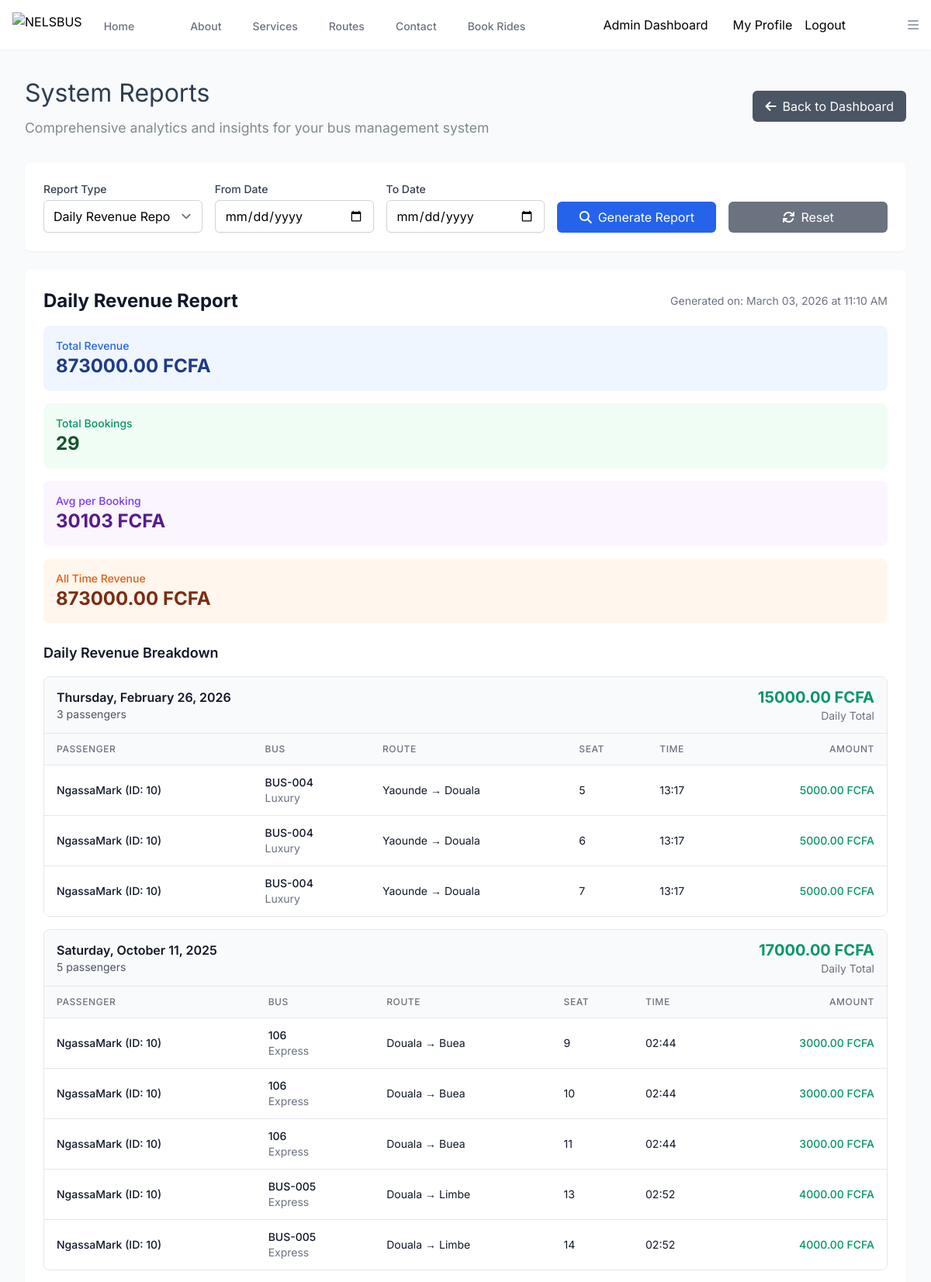
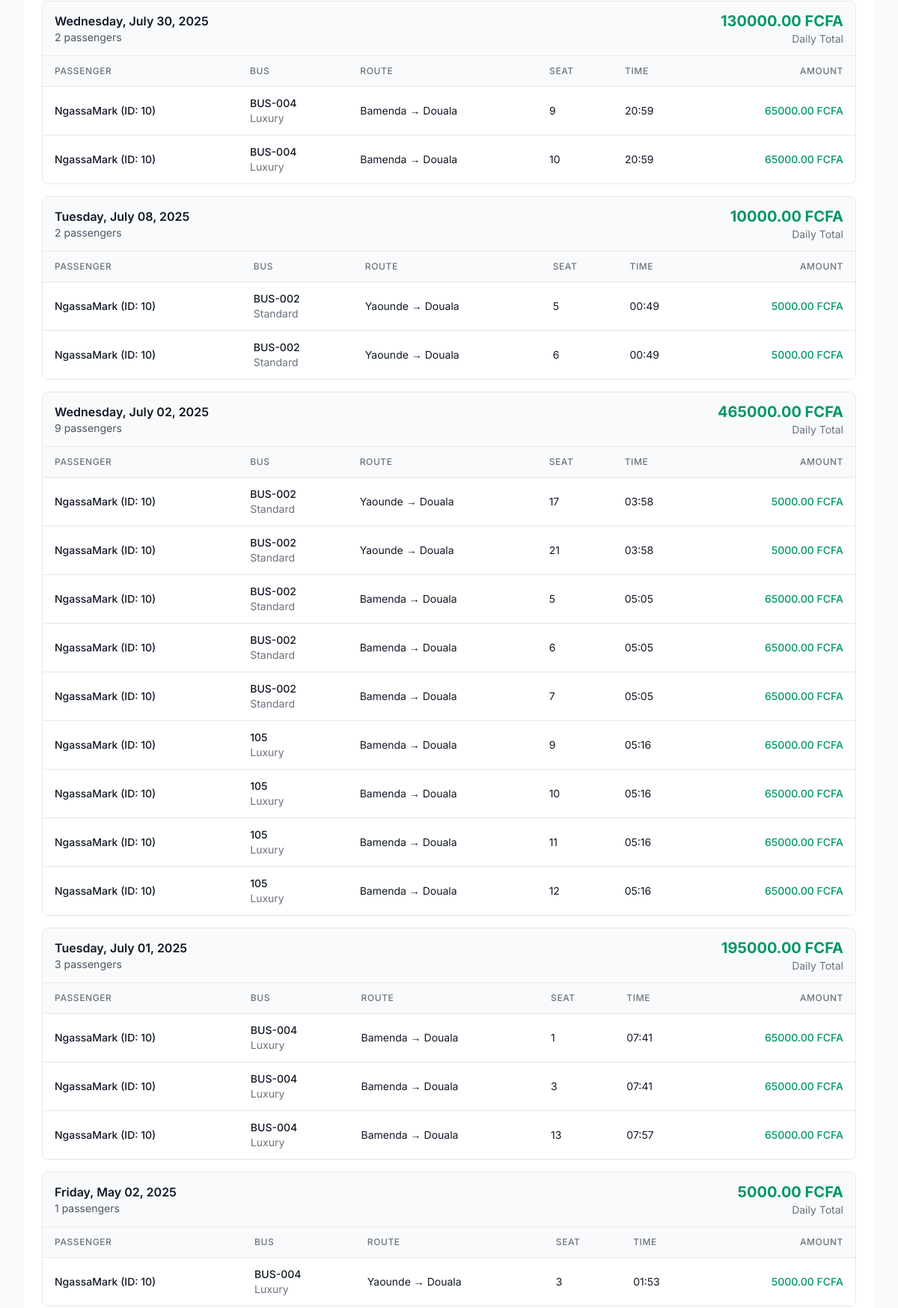
/manage-reports/ (signed in, upper part), run on the app's committed database (2 pictures, top to bottom).
### NelsaApp/models.py (models this page shows, shortened)
class Passenger(models.Model):
    name = models.CharField(max_length=100)
    email = models.EmailField(unique=True)
    phone = models.CharField(max_length=15, unique=True)

class Bus(models.Model):
    BUS_TYPES = [('Luxury', 'Luxury'), ('Standard', 'Standard'), ('Express', 'Express')]
    bus_number = models.CharField(max_length=20, unique=True)
    bus_type = models.CharField(max_length=10, choices=BUS_TYPES)
    capacity = models.IntegerField()
    is_available = models.BooleanField(default=True)
    operator = models.CharField(max_length=100, blank=True, null=True)

class Schedule(models.Model):
    bus = models.ForeignKey(Bus, on_delete=models.CASCADE)
    route = models.ForeignKey(Route, on_delete=models.CASCADE, related_name='schedules')
    departure_time = models.DateTimeField()
    arrival_time = models.DateTimeField()
    price = models.DecimalField(max_digits=10, decimal_places=2)
    is_available = models.BooleanField(default=True)

### NelsaApp/views.py (the view)
# urls.py: path('manage-reports/', views.admin_reports, name='admin_reports'),
@login_required
@user_passes_test(lambda u: u.is_staff)
def admin_reports(request):
    report_type = request.GET.get('type', 'revenue')
    date_from = request.GET.get('date_from', '')
    date_to = request.GET.get('date_to', '')
    if date_from:
        try:
            from_date = datetime.strptime(date_from, '%Y-%m-%d').date()
        except ValueError:
            from_date = None
    else:
        from_date = None
    if date_to:
        try:
            to_date = datetime.strptime(date_to, '%Y-%m-%d').date()
        except ValueError:
            to_date = None
    else:
        to_date = None
    if report_type == 'bookings':
        report_data = generate_booking_report(from_date, to_date)
    elif report_type == 'revenue':
        report_data = generate_revenue_report(from_date, to_date)
    elif report_type == 'buses':
        report_data = generate_bus_report(from_date, to_date)
    else:
        report_data = generate_revenue_report(from_date, to_date)
    context = {
        'report_type': report_type,
        'date_from': date_from,
        'date_to': date_to,
        'report_data': report_data,
    }
    return render(request, 'NelsaApp/admin_reports.html', context)

### NelsaApp/templates/NelsaApp/admin_reports.html (shortened to what this page needs)
{% extends 'NelsaApp/base.html' %}
{% load static %}
{% block content %}
<div class="admin-reports">
    <div class="admin-header">
        <div class="flex items-center justify-between mb-4">
            <div>
                <h1>System Reports</h1>
                <p>Comprehensive analytics and insights for your bus management system</p>
            </div>
            <a href="{% url 'admin_dashboard' %}" class="bg-gray-600 text-white px-4 py-2 rounded-md hover:bg-gray-700 focus:outline-none focus:ring-2 focus:ring-gray-500">
                <i class="fas fa-arrow-left mr-2"></i>Back to Dashboard
            </a>
        </div>
    </div>
    <div class="bg-white rounded-lg shadow-sm overflow-hidden mb-6">
        <div class="p-6">
            <form method="GET" action="{% url 'admin_reports' %}" class="grid grid-cols-1 md:grid-cols-5 gap-4">
                <div>
                    <label for="type" class="block text-sm font-medium text-gray-700">Report Type</label>
                    <select name="type" id="type" class="mt-1 block w-full rounded-md border-gray-300 shadow-sm focus:border-blue-500 focus:ring-blue-500">
                        <option value="revenue" {% if report_type == 'revenue' %}selected{% endif %}>Daily Revenue Report</option>
                    </select>
                </div>
                <div>
                    <label for="date_from" class="block text-sm font-medium text-gray-700">From Date</label>
                    <input type="date" name="date_from" id="date_from" value="{{ date_from }}"
                           class="mt-1 block w-full rounded-md border-gray-300 shadow-sm focus:border-blue-500 focus:ring-blue-500">
                </div>
                <div>
                    <label for="date_to" class="block text-sm font-medium text-gray-700">To Date</label>
                    <input type="date" name="date_to" id="date_to" value="{{ date_to }}"
                           class="mt-1 block w-full rounded-md border-gray-300 shadow-sm focus:border-blue-500 focus:ring-blue-500">
                </div>
                <div class="flex items-end">
                    <button type="submit" class="w-full bg-blue-600 text-white px-4 py-2 rounded-md hover:bg-blue-700 focus:outline-none focus:ring-2 focus:ring-blue-500">
                        <i class="fas fa-search mr-2"></i>Generate Report
                    </button>
                </div>
                <div class="flex items-end">
                    <a href="{% url 'admin_reports' %}" class="w-full bg-gray-500 text-white px-4 py-2 rounded-md hover:bg-gray-600 focus:outline-none focus:ring-2 focus:ring-gray-500 text-center">
                        <i class="fas fa-refresh mr-2"></i>Reset
                    </a>
                </div>
            </form>
        </div>
    </div>
    {% if report_type == 'revenue' %}
        <div class="bg-white rounded-lg shadow-sm overflow-hidden mb-6">
            <div class="p-6">
                <div class="flex justify-between items-center mb-4">
                    <h2 class="text-2xl font-bold text-gray-900">Daily Revenue Report</h2>
                    <div class="text-sm text-gray-500">
                        Generated on: {{ report_data.report_generated_date }}
                    </div>
                </div>
                <div class="grid grid-cols-1 md:grid-cols-4 gap-4 mb-6">
                    <div class="bg-blue-50 p-4 rounded-lg">
                        <div class="text-sm font-medium text-blue-600">Total Revenue</div>
                        <div class="text-2xl font-bold text-blue-900">{{ report_data.total_revenue }} FCFA</div>
                    </div>
                    <div class="bg-green-50 p-4 rounded-lg">
                        <div class="text-sm font-medium text-green-600">Total Bookings</div>
                        <div class="text-2xl font-bold text-green-900">{{ report_data.bookings_count }}</div>
                    </div>
                    <div class="bg-purple-50 p-4 rounded-lg">
                        <div class="text-sm font-medium text-purple-600">Avg per Booking</div>
                        <div class="text-2xl font-bold text-purple-900">{{ report_data.avg_revenue_per_booking|floatformat:0 }} FCFA</div>
                    </div>
                    <div class="bg-orange-50 p-4 rounded-lg">
                        <div class="text-sm font-medium text-orange-600">All Time Revenue</div>
                        <div class="text-2xl font-bold text-orange-900">{{ report_data.total_revenue_all_time }} FCFA</div>
                    </div>
                </div>
                <div class="mb-6">
                    <h3 class="text-lg font-semibold text-gray-900 mb-4">Daily Revenue Breakdown</h3>
                    {% if report_data.daily_revenue %}
                        {% for day_data in report_data.daily_revenue %}
                        <div class="border rounded-lg mb-4 overflow-hidden">
                            <div class="bg-gray-50 px-4 py-3 border-b">
                                <div class="flex justify-between items-center">
                                    <div>
                                        <h4 class="font-semibold text-gray-900">{{ day_data.date|date:"l, F d, Y" }}</h4>
                                        <p class="text-sm text-gray-600">{{ day_data.passenger_count }} passengers</p>
                                    </div>
                                    <div class="text-right">
                                        <div class="text-xl font-bold text-green-600">{{ day_data.total_revenue }} FCFA</div>
                                        <div class="text-sm text-gray-500">Daily Total</div>
                                    </div>
                                </div>
                            </div>
                            <div class="overflow-x-auto">
                                <table class="min-w-full divide-y divide-gray-200">
                                    <thead class="bg-gray-50">
                                        <tr>
                                            <th class="px-4 py-3 text-left text-xs font-medium text-gray-500 uppercase tracking-wider">Passenger</th>
                                            <th class="px-4 py-3 text-left text-xs font-medium text-gray-500 uppercase tracking-wider">Bus</th>
                                            <th class="px-4 py-3 text-left text-xs font-medium text-gray-500 uppercase tracking-wider">Route</th>
                                            <th class="px-4 py-3 text-left text-xs font-medium text-gray-500 uppercase tracking-wider">Seat</th>
                                            <th class="px-4 py-3 text-left text-xs font-medium text-gray-500 uppercase tracking-wider">Time</th>
                                            <th class="px-4 py-3 text-right text-xs font-medium text-gray-500 uppercase tracking-wider">Amount</th>
                                        </tr>
                                    </thead>
                                    <tbody class="bg-white divide-y divide-gray-200">
                                        {% for booking in day_data.bookings %}
                                        <tr class="hover:bg-gray-50">
                                            <td class="px-4 py-3 whitespace-nowrap">
                                                <div>
                                                    <div class="text-sm font-medium text-gray-900">{{ booking.passenger_name }}</div>
                                                </div>
                                            </td>
                                            <td class="px-4 py-3 whitespace-nowrap">
                                                <div>
                                                    <div class="text-sm font-medium text-gray-900">{{ booking.bus_number }}</div>
                                                    <div class="text-sm text-gray-500">{{ booking.bus_type }}</div>
                                                </div>
                                            </td>
                                            <td class="px-4 py-3 whitespace-nowrap text-sm text-gray-900">{{ booking.route }}</td>
                                            <td class="px-4 py-3 whitespace-nowrap text-sm text-gray-900">{{ booking.seat_number }}</td>
                                            <td class="px-4 py-3 whitespace-nowrap text-sm text-gray-900">{{ booking.booking_time }}</td>
                                            <td class="px-4 py-3 whitespace-nowrap text-right text-sm font-medium text-green-600">{{ booking.amount }} FCFA</td>
                                        </tr>
                                        {% endfor %}
                                    </tbody>
                                </table>
                            </div>
                        </div>
                        {% endfor %}
                    {% else %}
                        <div class="text-center py-8">
                            <i class="fas fa-chart-line text-gray-400 text-4xl mb-4"></i>
                            <p class="text-gray-500">No revenue data available for the selected period</p>
                        </div>
                    {% endif %}
                </div>
            </div>
        </div>
    {% endif %}
</div>
{% endblock %}

### NelsaApp/templates/NelsaApp/admin_reports.html (style rules this page uses)
.admin-reports { padding: 2rem; max-width: 1200px; margin: 0 auto; }
.admin-header { margin-bottom: 2rem; }
.admin-header h1 { color: #2c3e50; font-size: 2rem; margin-bottom: 0.5rem; }
.admin-header p { color: #7f8c8d; font-size: 1.1rem; }
.bg-white { background-color: white; }
.rounded-lg { border-radius: 0.5rem; }
.shadow-sm { box-shadow: 0 1px 2px 0 rgba(0, 0, 0, 0.05); }
.overflow-hidden { overflow: hidden; }
.mb-6 { margin-bottom: 1.5rem; }
.p-6 { padding: 1.5rem; }
.grid { display: grid; }
.grid-cols-1 { grid-template-columns: repeat(1, minmax(0, 1fr)); }
.md\:grid-cols-5 { grid-template-columns: repeat(5, minmax(0, 1fr)); }
.gap-4 { gap: 1rem; }
.block { display: block; }
.text-sm { font-size: 0.875rem; }
.font-medium { font-weight: 500; }
.text-gray-700 { color: #374151; }
.mt-1 { margin-top: 0.25rem; }
.w-full { width: 100%; }
.rounded-md { border-radius: 0.375rem; }
.border-gray-300 { border-color: #d1d5db; }
.border { border-width: 1px; }
.flex { display: flex; }
.items-end { align-items: flex-end; }
.bg-blue-600 { background-color: #2563eb; }
.text-white { color: white; }
.px-4 { padding-left: 1rem; padding-right: 1rem; }
.py-2 { padding-top: 0.5rem; padding-bottom: 0.5rem; }
.bg-gray-500 { background-color: #6b7280; }
.text-center { text-align: center; }
.mr-2 { margin-right: 0.5rem; }
.text-2xl { font-size: 1.5rem; }
.font-bold { font-weight: 700; }
.text-gray-900 { color: #111827; }
.mb-4 { margin-bottom: 1rem; }
.text-lg { font-size: 1.125rem; }
.font-semibold { font-weight: 600; }
.justify-between { justify-content: space-between; }
.items-center { align-items: center; }
.text-gray-600 { color: #4b5563; }
.text-blue-600 { color: #2563eb; }
.text-green-600 { color: #059669; }
.text-purple-600 { color: #7c3aed; }
.text-orange-600 { color: #ea580c; }
.bg-gray-50 { background-color: #f9fafb; }
.text-gray-500 { color: #6b7280; }
.text-xs { font-size: 0.75rem; }
.overflow-x-auto { overflow-x: auto; }
.min-w-full { min-width: 100%; }
.divide-y { border-bottom-width: 0; }
.divide-y > * + * { border-top-width: 1px; }
.divide-gray-200 { border-color: #e5e7eb; }
.py-3 { padding-top: 0.75rem; padding-bottom: 0.75rem; }
.text-left { text-align: left; }
.uppercase { text-transform: uppercase; }
.tracking-wider { letter-spacing: 0.05em; }
.whitespace-nowrap { white-space: nowrap; }
.text-right { text-align: right; }

### data on the page
Passenger: passenger_name "NgassaMark (ID: 10)" "NgassaMark (ID: 10)" "NgassaMark (ID: 10)" "NgassaMark (ID: 10)" "NgassaMark (ID: 10)" "NgassaMark (ID: 10)" "NgassaMark (ID: 10)" "NgassaMark (ID: 10)" "NgassaMark (ID: 10)" "NgassaMark (ID: 10)" "NgassaMark (ID: 10)" "NgassaMark (ID: 10)" "NgassaMark (ID: 10)" "NgassaMark (ID: 10)" "NgassaMark (ID: 10)" "NgassaMark (ID: 10)" "NgassaMark (ID: 10)" "NgassaMark (ID: 10)" "NgassaMark (ID: 10)" "NgassaMark (ID: 10)" "NgassaMark (ID: 10)" "NgassaMark (ID: 10)" "NgassaMark (ID: 10)" "NgassaMark (ID: 10)" "NgassaMark (ID: 10)"
Bus: bus_number "BUS-004" "BUS-004" "BUS-004" "BUS-004" "BUS-004" "BUS-004" "BUS-004" "BUS-004" "BUS-004", bus_type "Luxury" "Luxury" "Luxury" "Luxury" "Luxury" "Luxury" "Luxury" "Luxury" "Luxury"
Schedule: amount "5000.00" "5000.00" "5000.00"
Bus: bus_number "106" "106" "106", bus_type "Express" "Express" "Express"
Schedule: amount "3000.00" "3000.00" "3000.00"
Bus: bus_number "BUS-005" "BUS-005", bus_type "Express" "Express"
Schedule: amount "4000.00" "4000.00"
Schedule: amount "65000.00" "65000.00"
Bus: bus_number "BUS-002" "BUS-002" "BUS-002" "BUS-002" "BUS-002" "BUS-002" "BUS-002", bus_type "Standard" "Standard" "Standard" "Standard" "Standard" "Standard" "Standard"
Schedule: amount "5000.00" "5000.00"
Schedule: amount "5000.00" "5000.00"
Schedule: amount "65000.00" "65000.00" "65000.00"
Bus: bus_number "105" "105" "105" "105", bus_type "Luxury" "Luxury" "Luxury" "Luxury"
Schedule: amount "65000.00" "65000.00" "65000.00" "65000.00"
Schedule: amount "65000.00" "65000.00" "65000.00"
Schedule: amount "5000.00"

### other printed values
{{ report_data.report_generated_date }} "March 03, 2026 at 11:10 AM"
{{ report_data.total_revenue }} "873000.00"
{{ report_data.bookings_count }} "29"
{{ report_data.avg_revenue_per_booking|floatformat:0 }} "30103"
{{ report_data.total_revenue_all_time }} "873000.00"
{{ day_data.date|date:"l, F d, Y" }} "Thursday, February 26, 2026" "Saturday, October 11, 2025" "Wednesday, July 30, 2025" "Tuesday, July 08, 2025" "Wednesday, July 02, 2025" "Tuesday, July 01, 2025" "Friday, May 02, 2025"
{{ day_data.passenger_count }} "3" "5" "2" "2" "9" "3" "1"
{{ day_data.total_revenue }} "15000.00" "17000.00" "130000.00" "10000.00" "465000.00" "195000.00" "5000.00"
{{ booking.route }} "Yaounde → Douala" "Yaounde → Douala" "Yaounde → Douala" "Douala → Buea" "Douala → Buea" "Douala → Buea" "Douala → Limbe" "Douala → Limbe" "Bamenda → Douala" "Bamenda → Douala" "Yaounde → Douala" "Yaounde → Douala" "Yaounde → Douala" "Yaounde → Douala" "Bamenda → Douala" "Bamenda → Douala" "Bamenda → Douala" "Bamenda → Douala" "Bamenda → Douala" "Bamenda → Douala" "Bamenda → Douala" "Bamenda → Douala" "Bamenda → Douala" "Bamenda → Douala" "Yaounde → Douala"
{{ booking.seat_number }} "5" "6" "7" "9" "10" "11" "13" "14" "9" "10" "5" "6" "17" "21" "5" "6" "7" "9" "10" "11" "12" "1" "3" "13" "3"
{{ booking.booking_time }} "13:17" "13:17" "13:17" "02:44" "02:44" "02:44" "02:52" "02:52" "20:59" "20:59" "00:49" "00:49" "03:58" "03:58" "05:05" "05:05" "05:05" "05:16" "05:16" "05:16" "05:16" "07:41" "07:41" "07:57" "01:53"
